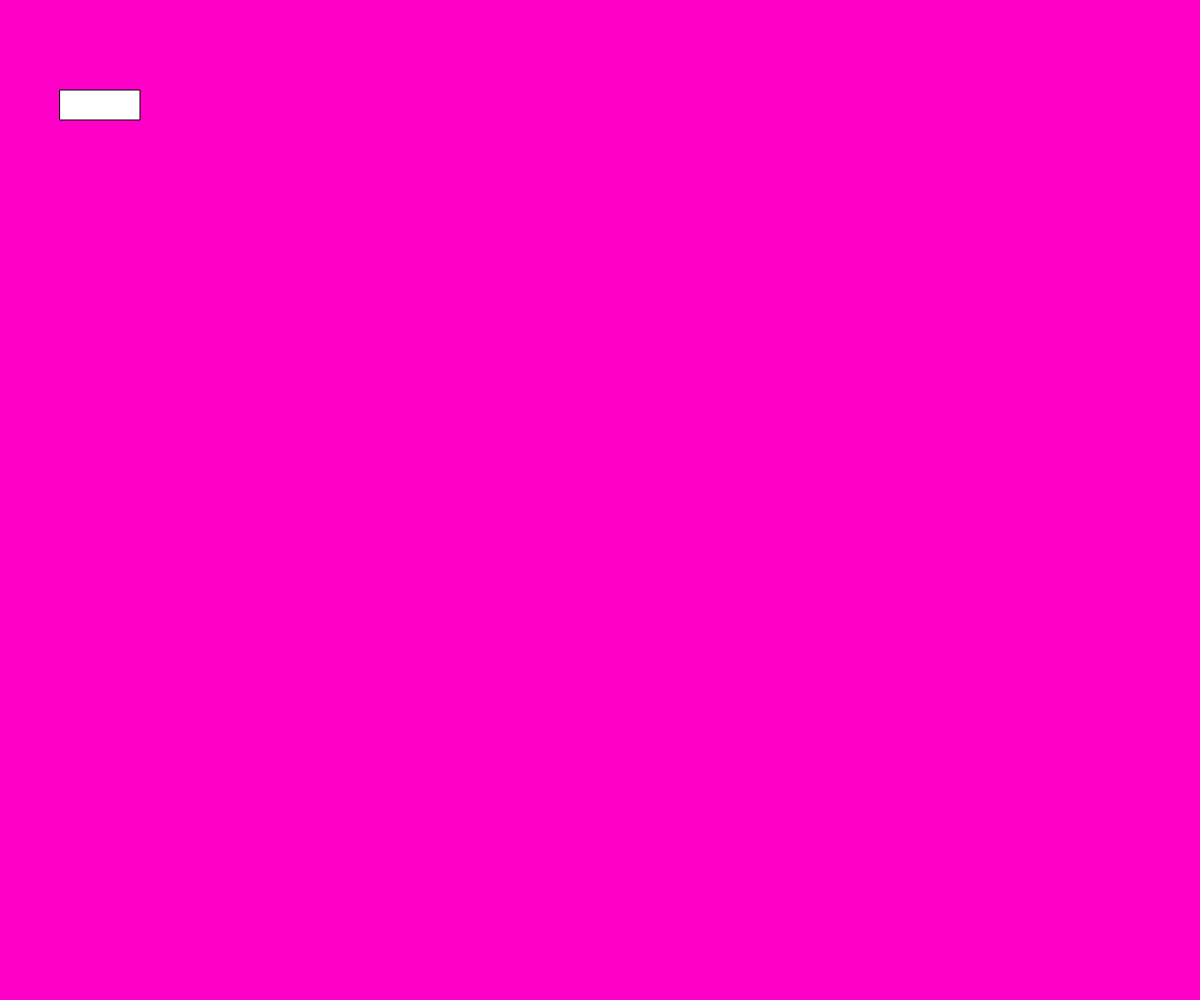
Frame 1 (no input)
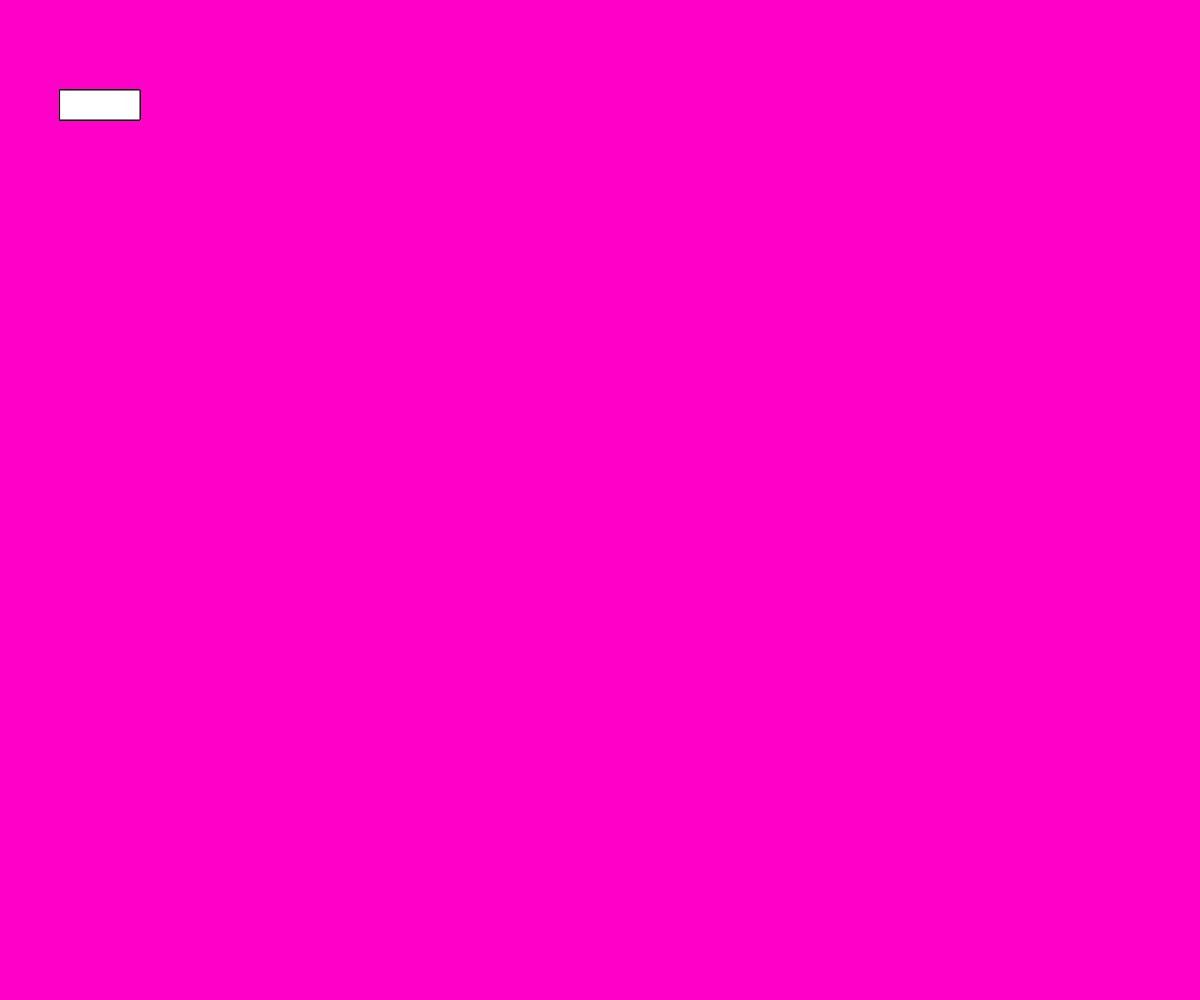
Frame 60 (no input)
Frame 120 (the mouse pressed at the canvas centre since frame 60): identical to frame 60, image omitted

The p5.js sketch that drew these frames (run headless with seeded random() and noise() and a simulated clock; from frame 60 on, the mouse is pressed at the canvas centre):

// p5.js sketch
// ── sketch.js
// sketch.js

var cnv;

function centerCanvas() {
  var x = (windowWidth - width) / 2;
  var y = (windowHeight - height) / 2;
  cnv.position(x, y);
}

function setup() {
  cnv = createCanvas(windowWidth, windowHeight);
  centerCanvas();
  background(255, 0, 200);
}

function windowResized() {
  centerCanvas();
}

function draw(){
rect(60, 90, 80, 30);
}
